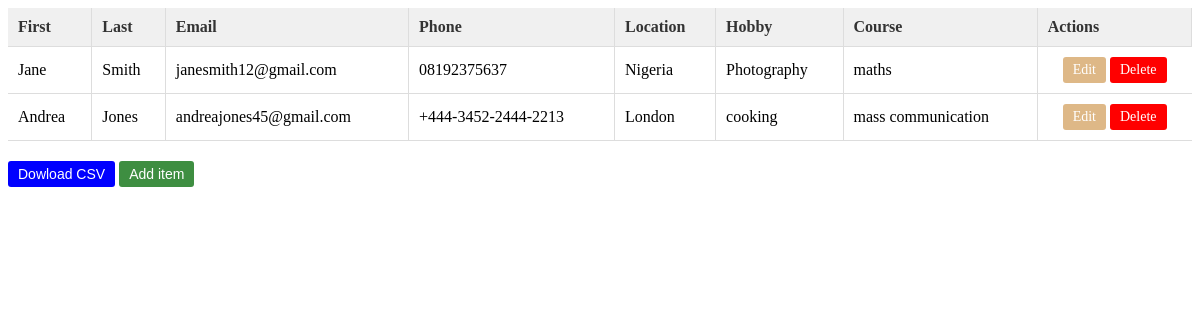
The app's page /, older data.
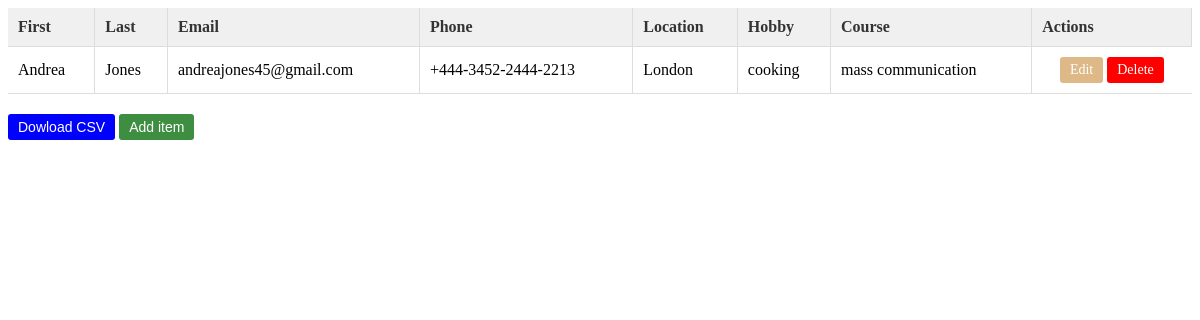
The same page, newer data.
### student/models.py (models this page shows, shortened)
class Student(models.Model):
    first = models.CharField(max_length=200, blank=True, null=True)
    last = models.CharField(max_length=200, blank=True, null=True)
    email = models.EmailField(max_length=200, blank=True, null=True)
    phone = models.CharField(max_length= 20)
    location = models.CharField(max_length=200)
    hobby = models.CharField(max_length=200)
    course = models.CharField(max_length= 200, default= "computer science")

### student/views.py (the view)
# urls.py: path("",StudentListView.as_view(), name = "student-list" ),
class StudentListView(ListView):
    model = Student
    template_name = "student-list.html"
    context_object_name = "students"

### templates/student-list.html (shortened to what this page needs)
{% load static %}
<!DOCTYPE html>
<html lang="en">
<head>
    <link rel="stylesheet" href="{% static 'css/base.css' %}">
</head>
<body>
    {% block content %}
    <table id="student-table">
        <thead>
            <tr>
                <th>First</th>
                <th>Last</th>
                <th>Email</th>
                <th>Phone</th>
                <th>Location</th>
                <th>Hobby</th>
                <th>Course</th>
                <th>Actions</th>
            </tr>
        </thead>
        <tbody>
            {% for student in students %}
            <tr>
                <td>{{ student.first }}</td>
                <td>{{ student.last }}</td>
                <td>{{ student.email }}</td>
                <td>{{ student.phone }}</td>
                <td>{{ student.location }}</td>
                <td>{{ student.hobby }}</td>
                <td>{{ student.course }}</td>
                <td>
                    <a href="{% url 'student-update' student.id %}" class="btn btn-edit">Edit</a>
                    <a href="{% url 'student-delete' student.id %}" class="btn btn-delete">Delete</a>
                </td>
            </tr>
            {% endfor %}
        </tbody>
    </table>
<div class="button-container">
    <button type="submit" class="btn btn-edit" style="background-color: blue;"  >Dowload CSV</button>
    <button type="submit" class="btn btn-edit" style="background-color: #3e8e41;">Add item</button>
</div>
    {% endblock content %}
</body>
</html>

### static/css/base.css (style rules this page uses)
#student-table { border-collapse: collapse; width: 100%; }
#student-table thead th { background-color: #f0f0f0; color: #333; padding: 10px; text-align: left; border-right: 1px solid #ddd; border-bottom: 1px solid #ddd; }
#student-table tbody tr { border-bottom: 1px solid #ddd; }
#student-table td { padding: 10px; text-align: left; border-right: 1px solid #ddd; }
#student-table td:last-child { text-align: center; border-right: none; }
.btn { display: inline-block; padding: 5px 10px; font-size: 14px; text-decoration: none; border: none; border-radius: 3px; cursor: pointer; }
.btn-edit { background-color: burlywood; color: #fff; }
.btn-delete { background-color: red; color: #fff; }
.button-container { margin-top: 20px; }

Row changes from the older to the newer data that the page shows:
removed Student: first "Jane", last "Smith", email "janesmith12@gmail.com", phone "08192375637", location "Nigeria", hobby "Photography", course "maths"
